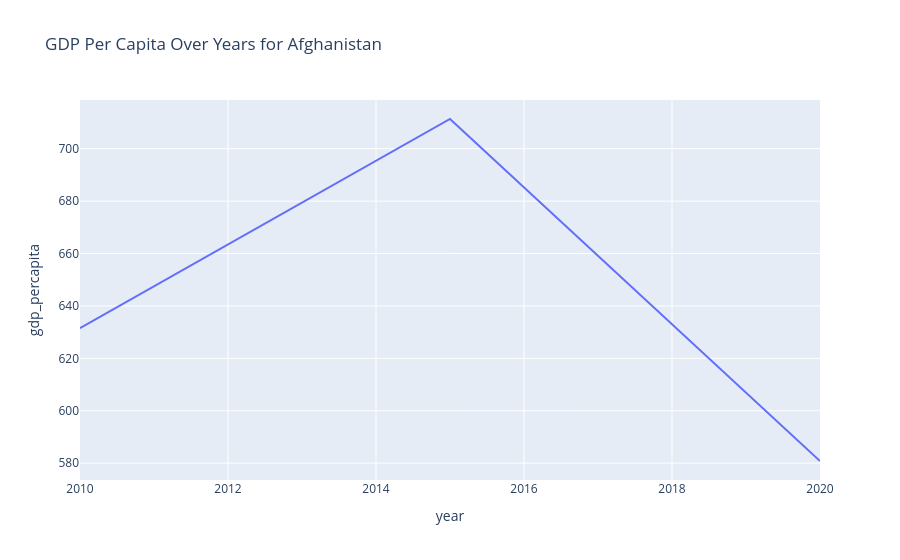

This figure's notebook cell:
### Markdown cell above
------------------------------------------------------------------------

# Module 5: Interactive Data Visualization with Plotly

## Walkthrough #6: Interactive Charts and Dashboards with Plotly

### Basic interactive chart

### Code cell
# Filter data for a specific country
afg_data = economies[economies.code == 'AFG']

# Create an interactive line chart
px.line(afg_data, x='year', y='gdp_percapita', 
        title='GDP Per Capita Over Years for Afghanistan')

### Figure 1 — Plotly figure (JSON) as saved in the notebook; plotly's stock layout.template omitted (floating-point values rounded to 4 significant figures)
{"data": [{"hovertemplate": "year=%{x}<br>gdp_percapita=%{y}<extra></extra>", "legendgroup": "", "line": {"color": "#636efa", "dash": "solid"}, "marker": {"symbol": "circle"}, "mode": "lines", "name": "", "orientation": "v", "showlegend": false, "type": "scatter", "x": [2010, 2015, 2020], "xaxis": "x", "y": [631.5, 711.3, 580.8], "yaxis": "y"}], "layout": {"legend": {"tracegroupgap": 0}, "title": {"text": "GDP Per Capita Over Years for Afghanistan"}, "xaxis": {"anchor": "y", "domain": [0, 1], "title": {"text": "year"}}, "yaxis": {"anchor": "x", "domain": [0, 1], "title": {"text": "gdp_percapita"}}}}
